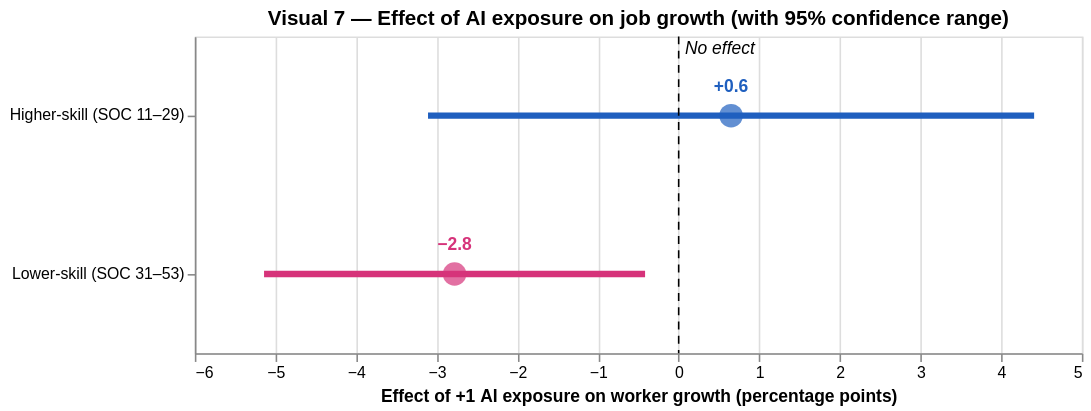

Notebook code cell kept with this figure:
### Markdown cell above
---
### Visual 7 — How much does AI exposure change job growth, once we control for other factors?
**What you're looking at:** The result of the linear regression. Each dot is the estimated effect of **one step more AI exposure** on a job's worker growth, in percentage points. The line through each dot is the 95% confidence range. If that range crosses the dashed zero line, we can't rule out "no effect."

**What to notice:** The **pink (lower-skill)** range sits entirely **below zero**. The **blue (higher-skill)** range crosses zero.

> **Key takeaway:** Even after controlling for pay and job size, **more AI exposure means slower job growth in lower-skill jobs: about −2.8 percentage points per step of exposure (p = 0.02)**. For higher-skill jobs there's **no measurable effect**. This confirms Visual 4 statistically. The difference between the two tiers isn't significant yet (p = 0.11), so treat it as an **early signal**.

*How to interact:* hover over a dot for the exact estimate, its range and the p-value.

### Code cell
dot = alt.Chart(effects).mark_point(filled=True, size=220).encode(
    x=alt.X('effect:Q', title='Effect of +1 AI exposure on worker growth (percentage points)'),
    y=alt.Y('skill_tier:N', title=None, sort=[HI, LO]),
    color=tier_color(),
    tooltip=[alt.Tooltip('skill_tier:N', title='Tier'), alt.Tooltip('effect:Q', title='Effect (pts)', format='+.2f'),
             alt.Tooltip('low:Q', title='95% low', format='+.2f'), alt.Tooltip('high:Q', title='95% high', format='+.2f'),
             alt.Tooltip('p_value:Q', title='p-value', format='.3f'), alt.Tooltip('result:N', title='Result')])
ci = alt.Chart(effects).mark_rule(size=4).encode(
    x='low:Q', x2='high:Q', y=alt.Y('skill_tier:N', sort=[HI, LO]), color=tier_color(False))
lbl = alt.Chart(effects).mark_text(dy=-18, fontWeight='bold').encode(
    x='effect:Q', y=alt.Y('skill_tier:N', sort=[HI, LO]),
    text=alt.Text('effect:Q', format='+.1f'), color=tier_color(False))
zero = alt.Chart(pd.DataFrame({'x': [0]})).mark_rule(strokeDash=[5, 4], color='black').encode(x='x:Q')
zero_lbl = alt.Chart(pd.DataFrame({'x': [0], 't': ['No effect']})).mark_text(
    align='left', dx=4, y=8, fontStyle='italic').encode(x='x:Q', text='t:N')

visual7 = (ci + dot + lbl + zero + zero_lbl).properties(
    width=560, height=200, title='Visual 7 — Effect of AI exposure on job growth (with 95% confidence range)')
visual7

### Figure 1 — Vega-Lite specification as saved in the notebook (floating-point values rounded to 4 significant figures)
{"config": {"view": {"continuousWidth": 300, "continuousHeight": 300}}, "layer": [{"mark": {"type": "rule", "size": 4}, "encoding": {"color": {"field": "skill_tier", "legend": null, "scale": {"domain": ["Higher-skill (SOC 11–29)", "Lower-skill (SOC 31–53)"], "range": ["#1f5fbf", "#d6337a"]}, "type": "nominal"}, "x": {"field": "low", "type": "quantitative"}, "x2": {"field": "high"}, "y": {"field": "skill_tier", "sort": ["Higher-skill (SOC 11–29)", "Lower-skill (SOC 31–53)"], "type": "nominal"}}}, {"mark": {"type": "point", "filled": true, "size": 220}, "encoding": {"color": {"field": "skill_tier", "legend": {"orient": "top", "title": "Skill tier"}, "scale": {"domain": ["Higher-skill (SOC 11–29)", "Lower-skill (SOC 31–53)"], "range": ["#1f5fbf", "#d6337a"]}, "type": "nominal"}, "tooltip": [{"field": "skill_tier", "title": "Tier", "type": "nominal"}, {"field": "effect", "format": "+.2f", "title": "Effect (pts)", "type": "quantitative"}, {"field": "low", "format": "+.2f", "title": "95% low", "type": "quantitative"}, {"field": "high", "format": "+.2f", "title": "95% high", "type": "quantitative"}, {"field": "p_value", "format": ".3f", "title": "p-value", "type": "quantitative"}, {"field": "result", "title": "Result", "type": "nominal"}], "x": {"field": "effect", "title": "Effect of +1 AI exposure on worker growth (percentage points)", "type": "quantitative"}, "y": {"field": "skill_tier", "sort": ["Higher-skill (SOC 11–29)", "Lower-skill (SOC 31–53)"], "title": null, "type": "nominal"}}}, {"mark": {"type": "text", "dy": -18, "fontWeight": "bold"}, "encoding": {"color": {"field": "skill_tier", "legend": null, "scale": {"domain": ["Higher-skill (SOC 11–29)", "Lower-skill (SOC 31–53)"], "range": ["#1f5fbf", "#d6337a"]}, "type": "nominal"}, "text": {"field": "effect", "format": "+.1f", "type": "quantitative"}, "x": {"field": "effect", "type": "quantitative"}, "y": {"field": "skill_tier", "sort": ["Higher-skill (SOC 11–29)", "Lower-skill (SOC 31–53)"], "type": "nominal"}}}, {"data": {"name": "data-d285a7403ed98ae579761d64a864032b"}, "mark": {"type": "rule", "color": "black", "strokeDash": [5, 4]}, "encoding": {"x": {"field": "x", "type": "quantitative"}}}, {"data": {"name": "data-4442410a36bd116b2186cbdc755d1284"}, "mark": {"type": "text", "align": "left", "dx": 4, "fontStyle": "italic", "y": 8}, "encoding": {"text": {"field": "t", "type": "nominal"}, "x": {"field": "x", "type": "quantitative"}}}], "data": {"name": "data-7d77a25479a980429c30b08419cccf3c"}, "height": 200, "title": "Visual 7 — Effect of AI exposure on job growth (with 95% confidence range)", "width": 560, "$schema": "https://vega.github.io/schema/vega-lite/v6.4.1.json", "datasets": {"data-7d77a25479a980429c30b08419cccf3c": [{"skill_tier": "Higher-skill (SOC 11–29)", "effect": 0.6498, "low": -3.108, "high": 4.408, "p_value": 0.7347, "result": "Not significant"}, {"skill_tier": "Lower-skill (SOC 31–53)", "effect": -2.779, "low": -5.142, "high": -0.4166, "p_value": 0.02113, "result": "Statistically significant"}], "data-d285a7403ed98ae579761d64a864032b": [{"x": 0}], "data-4442410a36bd116b2186cbdc755d1284": [{"x": 0, "t": "No effect"}]}}
